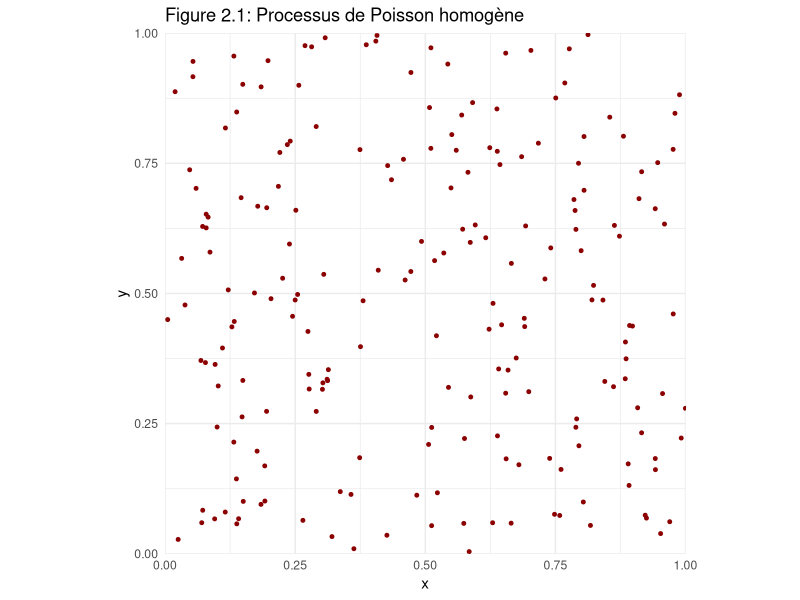
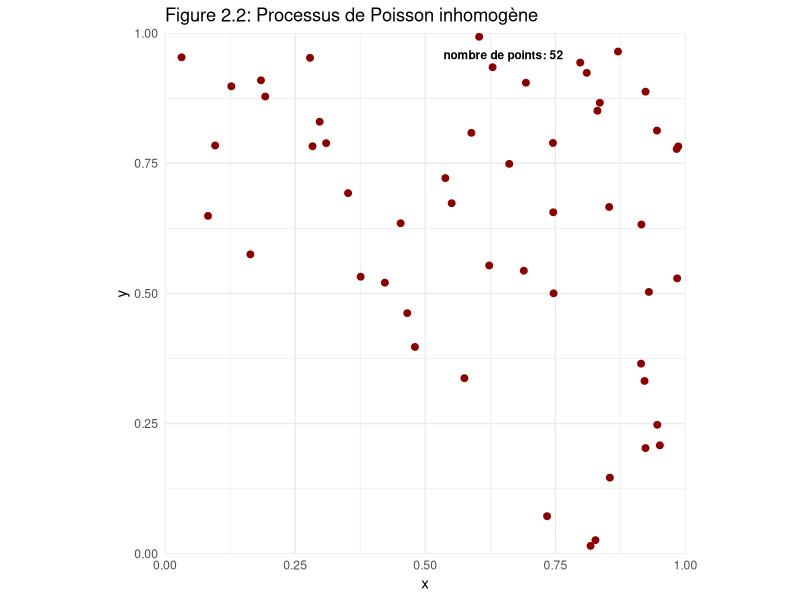
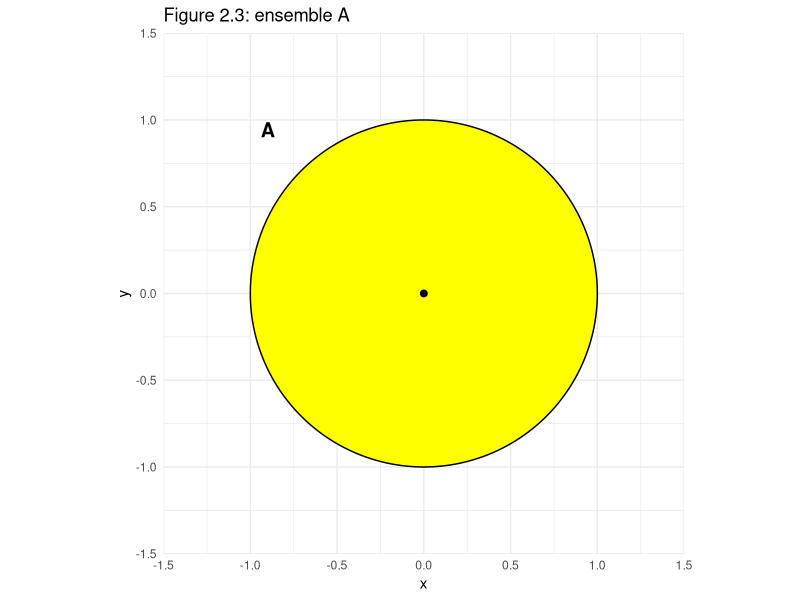
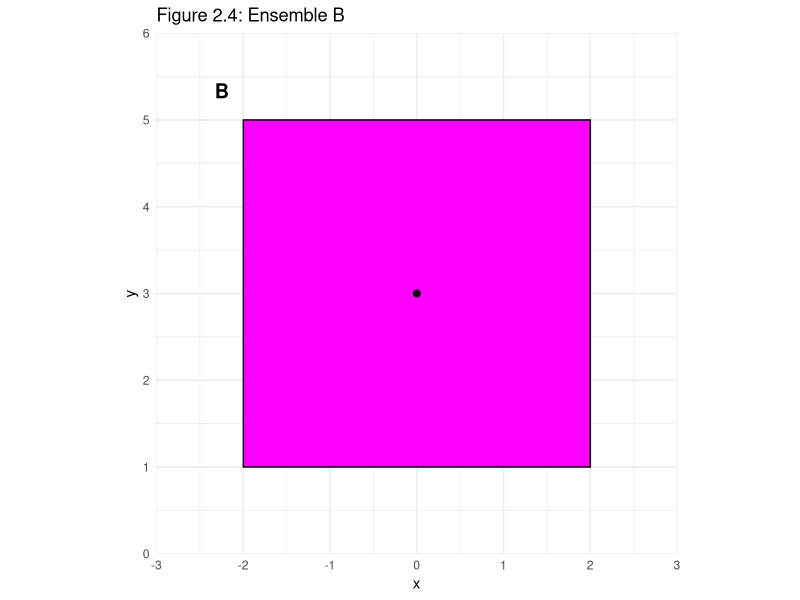
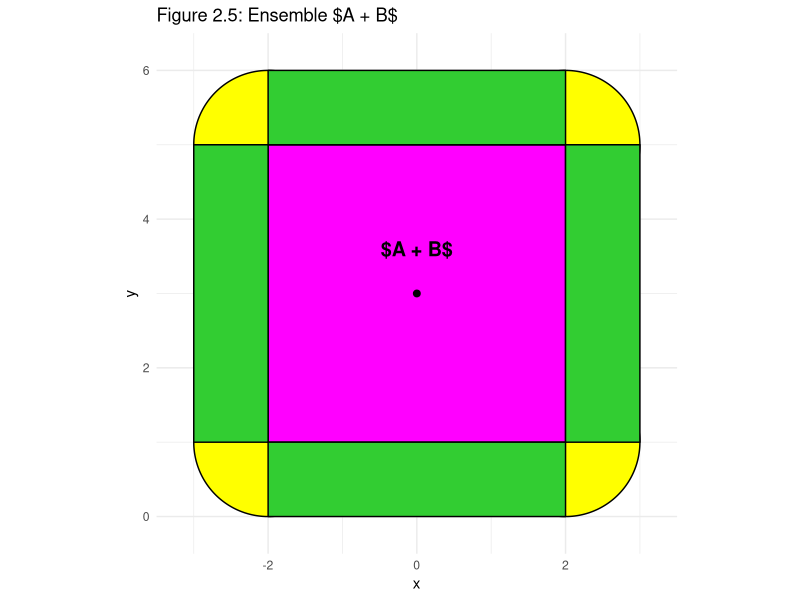
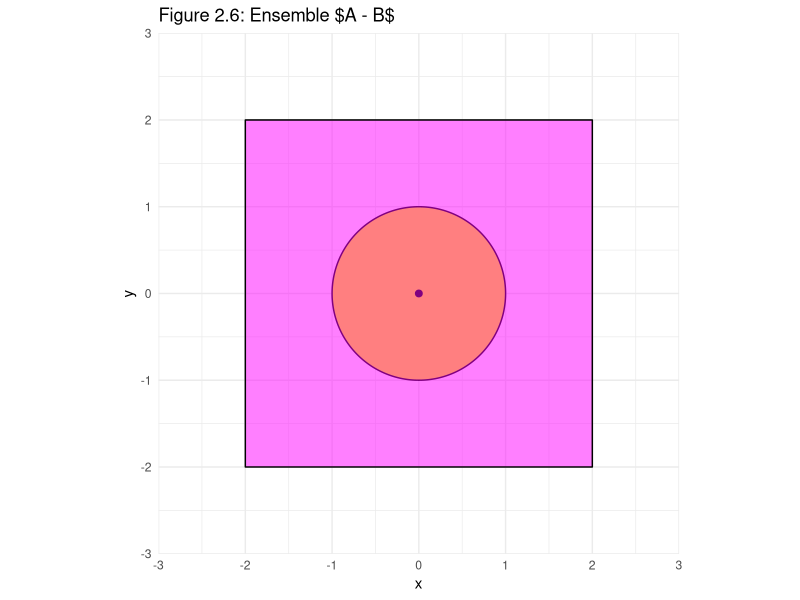
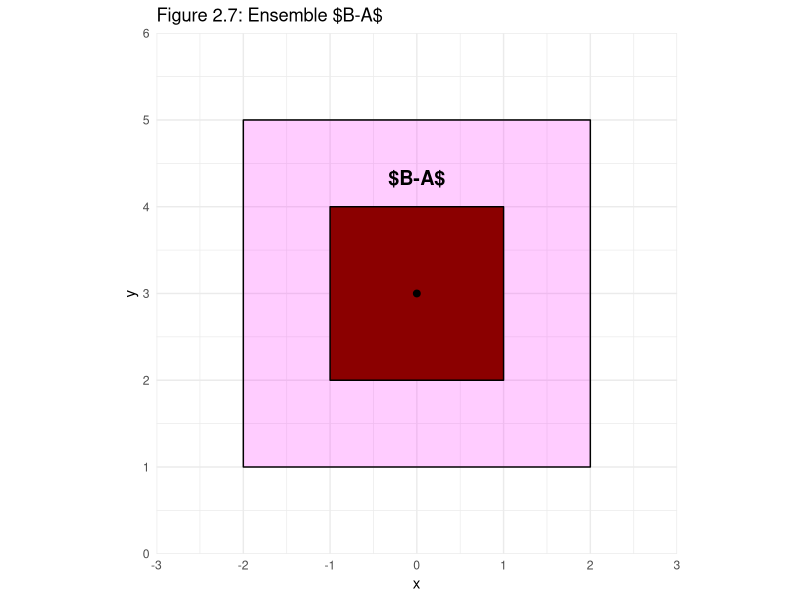
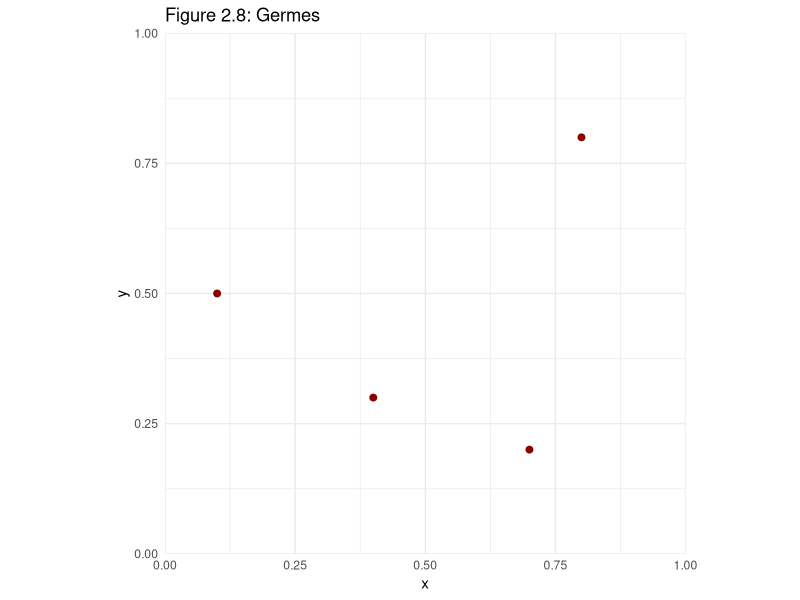

Write R code to recreate these figures, in order.
## ---- chunk 1
#| label: setup
#| include: false

library(spatstat)
library(ggplot2)
## ---- chunk 2


library(spatstat.geom)
library(spatstat.random)


library(ggplot2)

set.seed(40)

w <- owin(c(0,1),c(0,1))

lambda<-200

ppoisson<-rpoispp(lambda, win = w)

n<-ppoisson$n
ggplot()+
  
  geom_point(data=as.data.frame(ppoisson),aes(x=x,y=y),
             colour="darkred",size=1)+
  
  coord_fixed(xlim=c(0,1),
              ylim=c(0,1),
              expand=FALSE)+
  
  labs(title="Figure 2.1: Processus de Poisson homogène",
       x="x",
       y="y")+
  
  annotate("text",x=0.5,y=1.05,label=paste("nombre de points:",n),
           size=3,fontface="bold",vjust=0)+
  
  theme_minimal()



## ---- chunk 3


library(spatstat.geom)
library(spatstat.random)
library(ggplot2)

set.seed(41)

w <- owin(c(0,1),c(0,1))

lambda<-function(x,y){(9*x)^2+(9*y)^2}

ppoisson<-rpoispp(lambda, win = w)

n<-ppoisson$n
  
ggplot()+
  
  geom_point(data=as.data.frame(ppoisson),aes(x=x,y=y),
             colour="darkred",size=2)+
  
  coord_fixed(xlim=c(0,1),
              ylim=c(0,1),
              expand=FALSE)+
  
  labs(title="Figure 2.2: Processus de Poisson inhomogène",
       x="x",
       y="y")+
  
  annotate("text",x=0.65,y=0.95,
           label=paste("nombre de points:",n),
           size=3,fontface="bold", vjust=0)+
  
  theme_minimal()



## ---- chunk 4

library(ggplot2)
library(ggforce)

coord_car_x<-c(-2,
              -2,
              2,
              2
              )

coord_car_y<-c(1,
               5,
               5,
               1
               )

ggplot()+
  
  geom_circle(aes(x0=0,y0=0,r=1), fill="yellow",colour="black",linewidth=0.5
              )+
  
  geom_point(data=data.frame(x=c(0),y=c(0)),aes(x=x,y=y),
             colour="black",size=2)+
  
  coord_fixed(x=c(-1.5, 1.5),
              y=c(-1.5, 1.5),
              expand=FALSE)+
  
  labs(title="Figure 2.3: ensemble A",x="x",y="y")+
  
    annotate("text",x=-0.9,y=0.9,
           label="A",
           size=5,fontface="bold", vjust=0)+

  theme_minimal()
  
ggplot()+
  geom_polygon(data=data.frame(x=coord_car_x, y=coord_car_y),
               aes(x=x, y=y),
               fill="magenta",colour="black", linewidth=0.5
               )+
  
  geom_point(data=data.frame(x=c(0),y=c(3)),aes(x=x,y=y),
             colour="black",size=2)+
  
  coord_fixed(x=c(-3, 3),
              y=c(0, 6),
              expand=FALSE)+
  
  labs(title="Figure 2.4: Ensemble B",x="x",y="y")+
  
    annotate("text",x=-2.25,y=5.25,
           label="B",
           size=5,fontface="bold", vjust=0)+
  
  theme_minimal()



## ---- chunk 5

library(ggplot2)
library(ggforce)

coord_car_x<-c(-2,
               -2,
               2,
               2
               )

coord_car_y<-c(1,
               5,
               5,
               1
               )

ggplot()+
  
  geom_circle(aes(x0=coord_car_x,y0=coord_car_y,r=1), fill="yellow",colour="black",linewidth=0.5
              )+
  
  geom_polygon(data=data.frame(x=coord_car_x, y=coord_car_y),
               aes(x=x, y=y),
               fill="magenta",colour="black", linewidth=0.5
               )+
  
  geom_polygon(data=data.frame(x=c(-3,-2,-2,-3),y=c(1,1,5,5)),
               aes(x=x,y=y),
               fill="limegreen",colour="black",linewidth=00.5)+
  
  geom_polygon(data=data.frame(x=c(3,2,2,3),y=c(1,1,5,5)),
               aes(x=x,y=y),
               fill="limegreen",colour="black",linewidth=0.5)+
  
  geom_polygon(data=data.frame(x=c(-2,2,2,-2),y=c(0,0,1,1)),
               aes(x=x,y=y),
               fill="limegreen",colour="black",linewidth=0.5)+    
  
 geom_polygon(data=data.frame(x=c(-2,2,2,-2),y=c(5,5,6,6)),
               aes(x=x,y=y),
               fill="limegreen",colour="black",linewidth=0.5)+  
  
  geom_point(data=data.frame(x=c(0),y=c(3)),aes(x=x,y=y),
             colour="black",size=2)+
  
  coord_fixed(x=c(-3.5, 3.5),
              y=c(-0.5, 6.5),
              expand=FALSE)+
  
  labs(title="Figure 2.5: Ensemble $A + B$",x="x",y="y")+
  
  annotate("text",x=0,y=3.5,
           label="$A + B$",
           size=5,fontface="bold", vjust=0)+
  
  theme_minimal()
  

## ---- chunk 6
library(ggplot2)
library(ggforce)

coord_car_x<-c(-2,
               -2,
               2,
               2
               )

coord_car_y<-c(-2,
               2,
               2,
               -2
               )

ggplot()+
  
   
  geom_circle(aes(x0=0,y0=0,r=1), fill="yellow",colour="black",linewidth=0.5
              )+
  
  geom_point(data=data.frame(x=c(0),y=c(0)),aes(x=x,y=y),
             colour="black",size=2)+
  
  geom_polygon(data=data.frame(x=coord_car_x, y=coord_car_y),
               aes(x=x, y=y),
               fill="magenta",colour="black", linewidth=0.5,alpha=0.5
               )+
  
    coord_fixed(x=c(-3, 3),
              y=c(-3,3),
              expand=FALSE)+
  
  labs(title="Figure 2.6: Ensemble $A - B$",x="x",y="y")+
  
  theme_minimal()
## ---- chunk 7
library(ggplot2)

coord_car_x<-c(-2,
               -2,
               2,
               2
               )

coord_car_y<-c(1,
               5,
               5,
               1
               )

ggplot()+
  geom_polygon(data=data.frame(x=coord_car_x, y=coord_car_y),
               aes(x=x, y=y),
               fill="magenta",colour="black", linewidth=0.5, alpha=0.2
               )+
  
  geom_polygon(data=data.frame(x=c(-1,-1,1,1), y=c(2,4,4,2)),
               aes(x=x, y=y),
               fill="darkred",colour="black", linewidth=0.5
               )+
  
  geom_point(data=data.frame(x=c(0),y=c(3)),aes(x=x,y=y),
             colour="black",size=2)+
  
  coord_fixed(x=c(-3, 3),
              y=c(0, 6),
              expand=FALSE)+
  
  labs(title="Figure 2.7: Ensemble $B-A$",x="x",y="y")+
  
    annotate("text",x=0,y=4.25,
           label="$B-A$",
           size=5,fontface="bold", vjust=0)+
  
  theme_minimal()
## ---- chunk 8
library(ggplot2)
library(ggforce)
coordonnees_x <-c(0.1 ,
                  0.4 ,
                  0.7 ,
                  0.8
                  )

coordonnees_y <-c(0.5 ,
                  0.3 ,
                  0.2 ,
                  0.8
                  )

ggplot()+
  geom_point(data=data.frame(x=coordonnees_x, y=coordonnees_y),
             aes(x = x , y = y),
             colour="darkred",
             size=2)+
  
  coord_fixed(xlim = c(0, 1),
              ylim = c(0, 1),
              expand = FALSE) +

  labs(title="Figure 2.8: Germes", x="x", y="y")+
  
  theme_minimal()
## ---- chunk 9
library(ggplot2)
library(ggforce)

theta<-seq(0,2*pi,length.out=200)
r<-0.175

contour_cercle_x<- r*cos(theta)
contour_cercle_y<- r*sin(theta)

ggplot()+
  geom_polygon(data=data.frame(x=contour_cercle_x,y=contour_cercle_y),
               aes(x=x, y=y),
               fill="magenta", colour="red", linewidth=1, alpha=0.5)+
  
  geom_point(data=data.frame(x=0,y=0),
             aes(x=x,y=y),
             colour="darkred",
             size=2)+
  
  coord_fixed(x=c(-0.3, 0.3),
              y=c(-0.3,0.3),
              expand=FALSE) +
  
  
  labs(title="Figure 2.9: Grains", x="x", y="y")+
  theme_minimal()
## ---- chunk 10
library(ggplot2)
library(ggforce)
coordonnees_x <-c(0.1 ,
                  0.4 ,
                  0.7 ,
                  0.8
                  )

coordonnees_y <-c(0.5 ,
                  0.3 ,
                  0.2 ,
                  0.8
                  )

ggplot(data.frame(x=coordonnees_x, y=coordonnees_y))+
  geom_circle(aes(x0=coordonnees_x,y0=coordonnees_y, r=r), fill="magenta", colour="red", alpha=0.5)+
  
  geom_point(data=data.frame(x=coordonnees_x,y=coordonnees_y),
             aes(x=x,y=y),
             colour="darkred",
             size=2)+
  
  coord_fixed(x=c(0, 1),
              y=c(0, 1),
              expand=FALSE)+
    
  labs(title="Figure 2.10: Modèle booléen", x="x", y="y")+
  
  theme_minimal()
## ---- chunk 11

library(spatstat.geom)
library(spatstat.random)
library(ggplot2)

set.seed(41)

w <- owin(c(0,1),c(0,1))

lambda<-function(x,y){(9*x)^2+(9*y)^2}

ppoisson<-rpoispp(lambda, win = w)

n<-ppoisson$n
  
R <- rep(0, 16)


p<-ggplot()+
  
  geom_hline(yintercept=c(0.25,0.5,0.75), color="purple",linewidth=1)+
  
  geom_vline(xintercept=c(0.25,0.5,0.75), color="purple",linewidth=1)+
  
  geom_point(data=as.data.frame(ppoisson),aes(x=x,y=y),
             colour="darkred",size=2)+
  
  coord_fixed(xlim=c(0,1),
              ylim=c(0,1),
              expand=FALSE)+
  
  labs(title="Figure 2.11: Cas inhomogène",
       x="x",
       y="y")+
  
  theme_minimal()

for (i in 1:n){
 xi<-ppoisson$x[i]
 yi<-ppoisson$y[i]
 
 col<-ifelse(xi<0.25,1,
              ifelse(xi<0.5,2,
                    ifelse(xi<0.75,3,4)))
 
  
 rang<-ifelse(yi<0.25,1,
              ifelse(yi<0.5,2,
                    ifelse(yi<0.75,3,4)))
  
 num_cell<-col+(rang-1)*4
  
  R[num_cell]<-R[num_cell]+1
}

for (i in 1:16){
  
  col<-ifelse(i<5,1,
               ifelse(i<9,2,
                      ifelse(i<13,3,4)))
  
  rang<-ifelse(i%%4==1,1,
              ifelse(i%%4==2,2,
                    ifelse(i%%4==3,3,4)))
  
  p<-p+annotate("text",x=0.125+0.25*rang-0.25,y=0.125+0.25*col-0.25,
          label=R[i],
          size=3,fontface="bold", vjust=0)
  
  }



print(p)



## ---- chunk 12
library(spatstat.geom)
library(spatstat.random)
library(ggplot2)

set.seed(41)

w <- owin(c(0,1),c(0,1))

lambda<-function(x,y){(9*x)^2+(9*y)^2}

ppoisson<-rpoispp(lambda, win = w)

n<-ppoisson$n
  
R <- rep(0, 16)


p<-ggplot()+
  
  geom_hline(yintercept=c(0.25,0.5,0.75), color="purple",linewidth=1)+
  
  geom_vline(xintercept=c(0.25,0.5,0.75), color="purple",linewidth=1)+
  
  coord_fixed(xlim=c(0,1),
              ylim=c(0,1),
              expand=FALSE)+
  
  labs(title="Figure 2.12: Cas inhomogène",
       x="x",
       y="y")+
  
  theme_minimal()

for (i in 1:n){
 xi<-ppoisson$x[i]
 yi<-ppoisson$y[i]
 
 col<-ifelse(xi<0.25,1,
              ifelse(xi<0.5,2,
                    ifelse(xi<0.75,3,4)))
 
  
 rang<-ifelse(yi<0.25,1,
              ifelse(yi<0.5,2,
                    ifelse(yi<0.75,3,4)))
  
 num_cell<-col+(rang-1)*4
  
  R[num_cell]<-R[num_cell]+1
 
}
 max<-max(R)
for (i in 1:16){
  
  col<-ifelse(i<5,1,
               ifelse(i<9,2,
                      ifelse(i<13,3,4)))
  
  rang<-ifelse(i%%4==1,1,
              ifelse(i%%4==2,2,
                    ifelse(i%%4==3,3,4)))
  
  coord_x<-c(rang/4-0.25,
                 rang/4,
                 rang/4,
                 rang/4-0.25)
  
  
  coord_y<-c(col/4,
                 col/4,
                 col/4-0.25,
                 col/4-0.25)
  
  
  
  p<-p+geom_polygon(data=data.frame(x=coord_x, y=coord_y, nb_points=R[i]),
               aes(x=x, y=y, fill=nb_points),
               linewidth=0.5
               )+
  annotate("text",x=0.125+0.25*rang-0.25,y=0.125+0.25*col-0.25,
          label=R[i],
          size=3,fontface="bold", vjust=0)
  }


p<-p+scale_fill_gradient(low="white",high="magenta",
                         name ="nombre de points par cellule",
                         limits=c(0,max(R)))

print(p)

## ---- chunk 13
library(spatstat.geom)
library(spatstat.random)
library(ggplot2)



set.seed(40)

w <- owin(c(0,1),c(0,1))

lambda<-200

ppoisson<-rpoispp(lambda, win = w)

n<-ppoisson$n
  
R <- rep(0, 16)


p<-ggplot()+
  
  geom_hline(yintercept=c(0.25,0.5,0.75), color="purple",linewidth=1)+
  
  geom_vline(xintercept=c(0.25,0.5,0.75), color="purple",linewidth=1)+
  
  geom_point(data=as.data.frame(ppoisson),aes(x=x,y=y),
             colour="darkred",size=1)+
  
  coord_fixed(xlim=c(0,1),
              ylim=c(0,1),
              expand=FALSE)+
  
  labs(title="Figure 2.13: Cas homogène",
       x="x",
       y="y")+
  
  theme_minimal()

for (i in 1:n){
 xi<-ppoisson$x[i]
 yi<-ppoisson$y[i]
 
 col<-ifelse(xi<0.25,1,
              ifelse(xi<0.5,2,
                    ifelse(xi<0.75,3,4)))
 
  
 rang<-ifelse(yi<0.25,1,
              ifelse(yi<0.5,2,
                    ifelse(yi<0.75,3,4)))
  
 num_cell<-col+(rang-1)*4
  
  R[num_cell]<-R[num_cell]+1
}

for (i in 1:16){
  
  col<-ifelse(i<5,1,
               ifelse(i<9,2,
                      ifelse(i<13,3,4)))
  
  rang<-ifelse(i%%4==1,1,
              ifelse(i%%4==2,2,
                    ifelse(i%%4==3,3,4)))
  
  p<-p+annotate("text",x=0.125+0.25*rang-0.25,y=0.125+0.25*col-0.25,
          label=R[i],
          size=3,fontface="bold", vjust=0)
  
  }



print(p)


## ---- chunk 14
library(spatstat.geom)
library(spatstat.random)
library(ggplot2)

set.seed(40)

w <- owin(c(0,1),c(0,1))

lambda<-200

ppoisson<-rpoispp(lambda, win = w)

n<-ppoisson$n
  
R <- rep(0, 16)


p<-ggplot()+
  
  geom_hline(yintercept=c(0.25,0.5,0.75), color="purple",linewidth=1)+
  
  geom_vline(xintercept=c(0.25,0.5,0.75), color="purple",linewidth=1)+
  
  coord_fixed(xlim=c(0,1),
              ylim=c(0,1),
              expand=FALSE)+
  
  labs(title="Figure 2.14: Cas homogène",
       x="x",
       y="y")+
  
  theme_minimal()

for (i in 1:n){
 xi<-ppoisson$x[i]
 yi<-ppoisson$y[i]
 
 col<-ifelse(xi<0.25,1,
              ifelse(xi<0.5,2,
                    ifelse(xi<0.75,3,4)))
 
  
 rang<-ifelse(yi<0.25,1,
              ifelse(yi<0.5,2,
                    ifelse(yi<0.75,3,4)))
  
 num_cell<-col+(rang-1)*4
  
  R[num_cell]<-R[num_cell]+1
 
}
 max<-max(R)
for (i in 1:16){
  
  col<-ifelse(i<5,1,
               ifelse(i<9,2,
                      ifelse(i<13,3,4)))
  
  rang<-ifelse(i%%4==1,1,
              ifelse(i%%4==2,2,
                    ifelse(i%%4==3,3,4)))
  
  coord_x<-c(rang/4-0.25,
                 rang/4,
                 rang/4,
                 rang/4-0.25)
  
  
  coord_y<-c(col/4,
                 col/4,
                 col/4-0.25,
                 col/4-0.25)
  
  
  
  p<-p+geom_polygon(data=data.frame(x=coord_x, y=coord_y, nb_points=R[i]),
               aes(x=x, y=y, fill=nb_points),
               linewidth=0.5
               )+
  annotate("text",x=0.125+0.25*rang-0.25,y=0.125+0.25*col-0.25,
          label=R[i],
          size=3,fontface="bold", vjust=0)
  }


p<-p+scale_fill_gradient(low="white",high="magenta",
                         name ="nombre de points par cellule",
                         limits=c(0,max(R)))

print(p)
## ---- chunk 15

library(spatstat.geom)
library(spatstat.random)
library(ggplot2)

set.seed(41)

w <- owin(c(0,1),c(0,1))

lambda<-function(x,y){(9*x)^2+(9*y)^2}

ppoisson<-rpoispp(lambda, win = w)

den<-density(ppoisson,sigma=0.2)

den_f<-as.data.frame(den)

ggplot(den_f,aes(x,y,fill=value)) +
  geom_raster() +
  scale_fill_gradientn(colours=c("white","darkred")) +
  coord_fixed() +
  labs(title = "Figure 2.15: Fonction d'intensité estimée",
       fill = "Densité") +
  theme_minimal()

grid <- expand.grid(
  x = seq(0, 1, length.out = 100),
  y = seq(0, 1, length.out = 100)
)

grid$value <- with(grid, lambda(x, y))

x<-seq(0,1,length.out=100)
y<-seq(0,1,length.out=100)
z<-outer(x,y,lambda)

ggplot(grid, aes(x, y, fill = value)) +
  geom_raster() +
  scale_fill_gradientn(colours = c("white", "magenta")) +
  coord_fixed() +
  labs(
    title = "Figure 2.16: IFonction d'ntensité théorique",
    fill = "Densité"
  ) +
  theme_minimal()

persp(den$xcol,den$yrow,den$v,theta=25,phi=15,col="darkred",shade=0.5,
      border=NA,xlab="x",ylab="y",zlab="z"
      )

title(main = "Figure 2.17 : Fonction d'intensité estimée")

persp(x,y,z,
      theta=25,phi=15,col="magenta",shade=0.5,
      border=NA,xlab="x",ylab="y",zlab="z"
      )
title(main = "Figure 2.18: Fonction d'intensité théorique")
## ---- chunk 16
library(ggplot2)
library(ggforce)
library(spatstat)

set.seed(40)

# Définition de la fenêtre et calcul de son aire
w <- owin(c(0,1), c(0,1))
aire_fenetre <- spatstat.geom::area(w)

# Simulation du processus de Poisson et des rayons
lambda <- 5
ppoisson <- rpoispp(lambda, win = w)
n <- ppoisson$n
r <- rexp(n, 20)

# --- GÉNÉRATION DU GRAPHIQUE ---
print(
  ggplot(data.frame(x=ppoisson$x, y=ppoisson$y)) +
    geom_circle(aes(x0=ppoisson$x, y0=ppoisson$y, r=r),
                fill="magenta",
                alpha=0.5, colour="red",
                linewidth=0.3) +
    geom_point(data=as.data.frame(ppoisson), aes(x=x, y=y),
               colour="darkred", size=1) +
    coord_fixed(xlim=c(0,1),
                ylim=c(0,1),
                expand=FALSE) +
    labs(title="Figure 2.19: Modèle booléen de disques",
         x="x",
         y="y") +
    theme_minimal()
)

# --- CALCULS GÉOMÉTRIQUES PRÉCIS ---

# Création des disques
liste_disques <- list()
for(i in 1:n) {
  liste_disques[[i]] <- disc(r = r[i], centre = c(ppoisson$x[i], ppoisson$y[i]))
}

# CORRECTION ICI : Utilisation de as.solist() au lieu de as.anylist()
union_geom <- union.owin(as.solist(liste_disques))
union_restreinte <- intersect.owin(union_geom, w)

# 1. Aire totale et fraction d'aire occupée (AA)
aire_totale <- spatstat.geom::area(union_restreinte) 
fraction_aire <- aire_totale / aire_fenetre

# 2. Extraction de TOUS les contours de l'union restreinte
tous_les_contours <- edges(union_restreinte)

# 3. Suppression stricte des segments collés sur les bords de la fenêtre w
w_interne <- erosion(w, r = 1e-6)
contours_internes <- clip.psp(tous_les_contours, window = w_interne)

# 4. Calcul de la longueur totale du front interne et sa densité
frontiere_interne_totale <- sum(lengths_psp(contours_internes))
frontiere_moyenne <- frontiere_interne_totale / aire_fenetre

# --- AFFICHAGE DES RÉSULTATS ---
cat("Frontière moyenne (par unité d'aire) :", frontiere_moyenne, "\n")
cat("Fraction d'aire (par unité d'aire)   :", fraction_aire, "\n")
